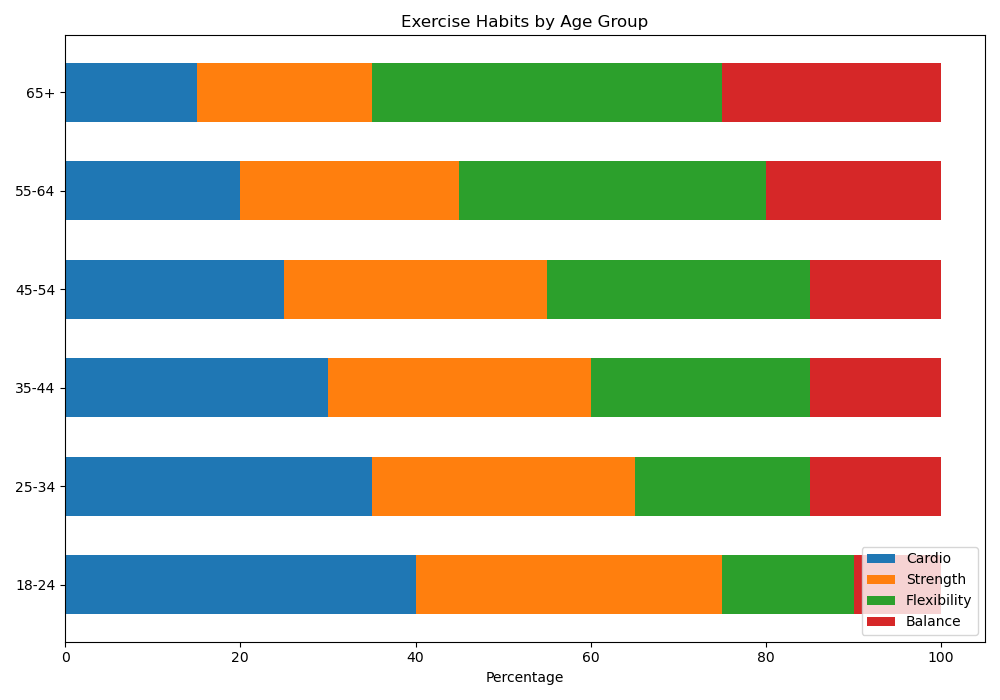

The Python source for this figure:

import matplotlib.pyplot as plt
import numpy as np

# Data
labels = ['18-24', '25-34', '35-44', '45-54', '55-64', '65+']
cardio = [40, 35, 30, 25, 20, 15]
strength = [35, 30, 30, 30, 25, 20]
flexibility = [15, 20, 25, 30, 35, 40]
balance = [10, 15, 15, 15, 20, 25]

# Bar widths and indices
width = 0.6
ind = np.arange(len(labels))

# Plot
fig, ax = plt.subplots(figsize=(10, 7))

# Stacked bar chart
p1 = ax.barh(ind, cardio, width, color='#1f77b4')
p2 = ax.barh(ind, strength, width, left=cardio, color='#ff7f0e')
p3 = ax.barh(ind, flexibility, width, left=np.array(cardio) + np.array(strength), color='#2ca02c')
p4 = ax.barh(ind, balance, width, left=np.array(cardio) + np.array(strength) + np.array(flexibility), color='#d62728')

# Labels and title
ax.set_xlabel('Percentage')
ax.set_title('Exercise Habits by Age Group')
ax.set_yticks(ind)
ax.set_yticklabels(labels)
ax.legend((p1[0], p2[0], p3[0], p4[0]), ('Cardio', 'Strength', 'Flexibility', 'Balance'), loc='lower right')

# Adjust layout
plt.tight_layout()
plt.show()
